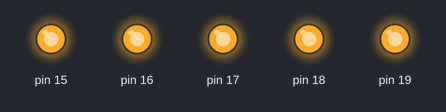
This sketch was run on a simulated Arduino Uno, built with avr-gcc and run on an emulated ATmega328P. Parts: output pins drawn as LEDs (lit = HIGH).

Above: at 0.5 s.
At 2.5 s:
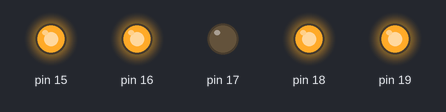
At 4.5 s:
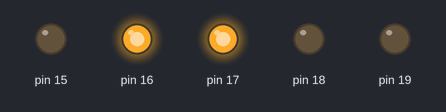
At 9.5 s:
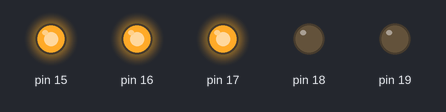
At 14.5 s:
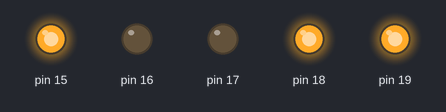
At 19.5 s:
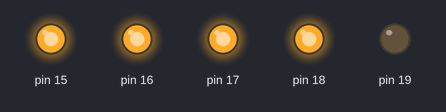
Timing chart, 0 to 20.8 s (numbered marks = the images above):
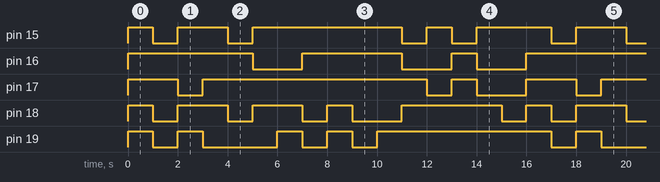

The sketch:

Practice2_Counter_Display.ino
```cpp
/*
  0-15 Hexadecimal counter using a 7-segment display

Description:
  The display used is CC (cathode common), so the cathode connection of
  all the 7 inner diodes must be grounded (pin 3) and power must be
  applied to appropiate segments. Each of the seven LEDs is called a segment
  because when illuminated, the segment forms part of a numerical digit
  (both Decimal and Hex) to be displayed

Author:
  created September 07, 2017
  by David Osorio

Organization:
  Colima Institute of Technology

Career:
  Computer Engineering

Subject:
  Embedded Systems

Video evidence:
  https://www.youtube.com/watch?v=Zp-mIKVb5ek
*/


// Output pins for all 7 segments (from 15 to 21)
byte a = 15, b = 16, c = 17, d = 18, e = 19, f = 20, g = 21;

// Arrays represents digits through 0-16. Each contains different segments of the display
byte dig0[] = { a, b, c, d, e, f },
  dig1[] = { b, c },
  dig2[] = { a, b, d, e, g },
  dig3[] = { a, b, c, d, g },
  dig4[] = { b, c, f, g },
  dig5[] = { a, c, d, f, g },
  dig6[] = { a, c, d, e, f, g },
  dig7[] = { a, b, c },
  dig8[] = { a, b, c, d, e, f, g },
  dig9[] = { a, b, c, f, g },
  digA[] = { a, b, c, e, f, g },
  digB[] = { c, d, e, f, g },
  digC[] = { a, e, d, f },
  digD[] = { b, c, d, e, g },
  digE[] = { a, e, d, f, g },
  digF[] = { a, e, f, g };

/*
 *  C does not support jagged arrays, so an array of byte pointers
 *  to the digit arrays aforementioned should be used
 *  THIS DOES NOT WORK. Arduino does not support jagged arrays :c
 */
/*byte *displayDigit[] =
  { dg0, dg1, dg2, dg3, dg4, dg5, dg6, dg7, dg8, dg9, dgA, dgB, dgC, dgD, dgE, dgF };*/

// Default time in milliseconds before a digit changes
int delayTime = 1000;


void setup() {
  for(int i=a;i<g+1;i++){
    pinMode(i, OUTPUT);
  }

  Serial.begin(9600); // Set rate for serial data transmission in bits per second (baud)
}

void displayDigit(byte arr[], byte arrSize) {
  for(int i=0;i<arrSize;i++){ // Turn on segments
    digitalWrite(arr[i], HIGH);
  }

  delay(delayTime); // Wait default time

  for(int i=0;i<arrSize;i++){ // Turn off segments
    digitalWrite(arr[i], LOW);
  }
}

void loop() {
  // For each digit, turn on and off corresponding segments
  displayDigit(dig0, sizeof(dig0));
  displayDigit(dig1, sizeof(dig1));
  displayDigit(dig2, sizeof(dig2));
  displayDigit(dig3, sizeof(dig3));
  displayDigit(dig4, sizeof(dig4));
  displayDigit(dig5, sizeof(dig5));
  displayDigit(dig6, sizeof(dig6));
  displayDigit(dig7, sizeof(dig7));
  displayDigit(dig8, sizeof(dig8));
  displayDigit(dig9, sizeof(dig9));
  displayDigit(digA, sizeof(digA));
  displayDigit(digB, sizeof(digB));
  displayDigit(digC, sizeof(digC));
  displayDigit(digD, sizeof(digD));
  displayDigit(digE, sizeof(digE));
  displayDigit(digF, sizeof(digF));
}
```

Measured:
- by itself, pin 15: repeats every 16.0 s: LOW 1.0 s, HIGH 2.0 s, LOW 1.0 s, HIGH 6.0 s, LOW 1.0 s, HIGH 1.0 s, LOW 1.0 s, HIGH 3.0 s
- by itself, pin 16: repeats every 16.0 s: LOW 2.0 s, HIGH 4.0 s, LOW 2.0 s, HIGH 1.0 s, LOW 2.0 s, HIGH 5.0 s
- by itself, pin 17: repeats every 16.0 s: LOW 1.0 s, HIGH 9.0 s, LOW 1.0 s, HIGH 1.0 s, LOW 2.0 s, HIGH 2.0 s
- by itself, pin 18: repeats every 16.0 s: 2 × (LOW 1.0 s, HIGH 2.0 s), LOW 1.0 s, HIGH 1.0 s, LOW 2.0 s, HIGH 4.0 s, LOW 1.0 s, HIGH 1.0 s
- by itself, pin 19: repeats every 16.0 s: LOW 1.0 s, HIGH 1.0 s, LOW 3.0 s, 2 × (HIGH 1.0 s, LOW 1.0 s), HIGH 7.0 s
